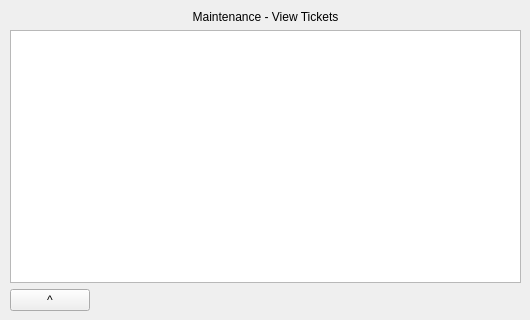
<?xml version="1.0" encoding="UTF-8"?>
<ui version="4.0">
 <class>TicketView</class>
 <widget class="QWidget" name="TicketView">
  <property name="geometry">
   <rect>
    <x>0</x>
    <y>0</y>
    <width>530</width>
    <height>320</height>
   </rect>
  </property>
  <property name="windowTitle">
   <string>Form</string>
  </property>
  <widget class="QWidget" name="verticalLayoutWidget">
   <property name="geometry">
    <rect>
     <x>10</x>
     <y>10</y>
     <width>511</width>
     <height>301</height>
    </rect>
   </property>
   <layout class="QVBoxLayout" name="verticalLayout">
    <item>
     <widget class="QLabel" name="label">
      <property name="text">
       <string>&lt;html&gt;&lt;head/&gt;&lt;body&gt;&lt;p align=&quot;center&quot;&gt;Maintenance - View Tickets&lt;/p&gt;&lt;/body&gt;&lt;/html&gt;</string>
      </property>
     </widget>
    </item>
    <item>
     <widget class="QTableView" name="tableView"/>
    </item>
    <item>
     <layout class="QHBoxLayout" name="horizontalLayout">
      <item>
       <widget class="QPushButton" name="buttonHome">
        <property name="text">
         <string>^</string>
        </property>
       </widget>
      </item>
      <item>
       <spacer name="horizontalSpacer">
        <property name="orientation">
         <enum>Qt::Horizontal</enum>
        </property>
        <property name="sizeHint" stdset="0">
         <size>
          <width>40</width>
          <height>20</height>
         </size>
        </property>
       </spacer>
      </item>
     </layout>
    </item>
   </layout>
  </widget>
 </widget>
 <resources/>
 <connections/>
</ui>
